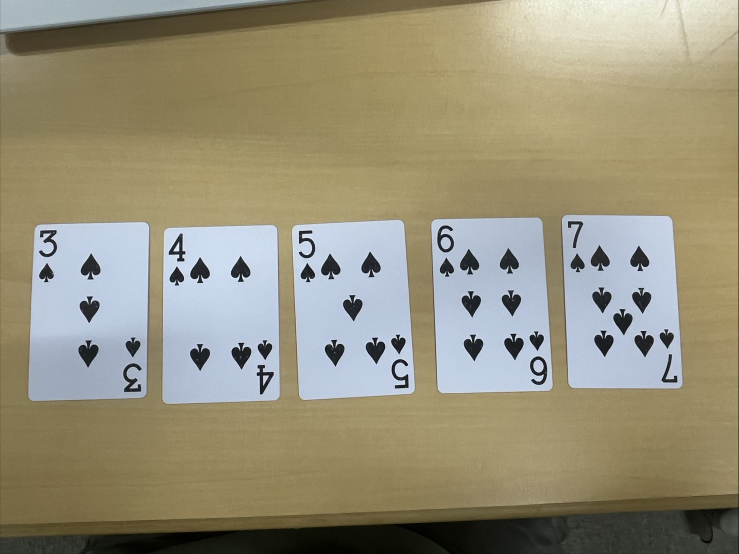
#> input picture cardproject/input_images/5card.jpg, 1478 x 1108 px (shown at 1/2 size); its folder holds only this picture in this run
$ python -i card_splitter_v2.py   (imports and definitions only)   (older library calls are emulated)
#> lines starting #> are read from the running program, lines starting #| are printed output that depends on the picture; after the words box and inside, x2 and y2 are one past the last pixel; in counts of white or black regions, pixels touching at a corner belong together
### services/recognition/app/recognition/card_seg_model.py
"""Learned card segmentation — the engine that handles overlapping cards.

The classical detector in ``card_splitter_v2`` reaches its ceiling when cards
overlap: a card that is partly hidden has no closed outline to trace, and its
visible part is an L-shape that no rectangle filter accepts. Measured on
synthetic scenes built from held-out source photos, it recovers ~90% of
well-separated cards, ~51% of touching ones, and ~16% of overlapping ones.

This module fills that gap with a small U-Net (see
``research/training/tiny_unet.py``) that predicts three classes per pixel —
background, card interior, card border. Predicting the border explicitly is what
separates the instances: two cards sharing an edge form one connected region
under a binary card/not-card mask, but their *interiors* are disconnected once
the border is carved out, so ordinary connected components recovers them one by
one.

The interior of an occluded card is a partial shape, so each component is
completed back to a full card rectangle before it is cropped — see
``_complete_to_card``. That keeps every crop the shape of a whole card, which is
what the existing suit and rank models were trained on, so nothing downstream
has to change to gain overlap support.

The weights are optional. If the file is missing the service runs the classical
engine instead, so a checkout without the model still works.

The model is a *rescue*, not a replacement — ``detect_cards(engine="auto")``
takes the classical answer whenever it looks clean and only consults this
module otherwise. A model trained on too little source material beats geometry
on overlap while losing ground on the easy separated case, and the easy case is
the common one. ``research/training/card_seg_eval.py`` prints that comparison on
held-out material; check it before shipping a new set of weights.
"""

from __future__ import annotations

import math
import os
from pathlib import Path
from typing import Any

import cv2
import numpy as np

try:  # inside the service package
    from .card_splitter_v2 import (
        CARD_ASPECT,
        MAX_CARDS,
        CardQuad,
        _aspect_score,
        _enforce_size_consistency,
        _merge_duplicates,
        _refine_quad_edges,
        _unit_card_area,
        order_points,
    )
except ImportError:  # standing alone, e.g. next to the file on Colab
    from card_splitter_v2 import (  # type: ignore
        CARD_ASPECT,
        MAX_CARDS,
        CardQuad,
        _aspect_score,
        _enforce_size_consistency,
        _merge_duplicates,
        _refine_quad_edges,
        _unit_card_area,
        order_points,
    )

MODELS_DIR = Path(__file__).resolve().parent.parent.parent / "models"
# Overridable so the training notebook can score a freshly trained file, and so
# a deployment can point at weights mounted outside the image.
WEIGHTS_PATH = Path(os.environ.get("CARD_SEG_WEIGHTS")
                    or (MODELS_DIR / "card_seg_unet.pt"))


# [6 lines left out: function set_weights_path, not called in this run]


# Must match research/training/tiny_unet.py.
INPUT_W = 256
INPUT_H = 192
MEAN = np.array([0.485, 0.456, 0.406], np.float32)
STD = np.array([0.229, 0.224, 0.225], np.float32)

LABEL_INTERIOR = 1
LABEL_BORDER = 2

# How much of a card completion may be invented. Completing a partial card to
# the known 2.5:3.5 rectangle is the whole point of this module, but the same
# arithmetic will happily turn a sliver into a card-shaped rectangle many times
# its size — and because the completion *forces* the aspect ratio, the result
# passes every aspect check while being nonsense.
#
# Seen for real: on a five-card photo the network merged three cards into one
# component spanning the full frame, and completing it produced a quad with
# nineteen times a card's area. Bounding the growth is the only check that
# catches this, since the shape looks right by construction.
MAX_COMPLETION_GROWTH = 4.0

_model: Any = None
_load_failed = False


def weights_available() -> bool:
    return WEIGHTS_PATH.is_file()


# [209 lines left out: functions _load, _predict, _axis_vectors, _occluded_side, _complete_to_card, detect_cards_learned, not called in this run]

### services/recognition/app/recognition/card_splitter_v2.py
"""Card detection v2 — the shared detection core for the app and the CLI.

Why this exists
---------------
The original ``card_splitter_first.py`` finds cards by tracing Canny edges, and
``card_splitter_revenge.py`` finds them by thresholding "white". Both fail in
ways that are structural, not tuning problems:

* A white card on a bright wooden table has a *weak* outer edge, while a face
  card's printed inner frame has a *strong* one — so the edge tracer returns the
  inner frame and the crop is the middle of the K instead of the whole card.
* Specular highlights on the table are white, and so is the card's own face, so
  a "whiteness" threshold cannot separate them even in principle.
* Two cards laid touching merge into one contour whose bounding box is
  5.0 x 3.5 card-units — an aspect ratio of 1.428 against a single card's 1.400.
  The two are 2% apart, so *no* aspect-ratio filter can tell them apart. The
  merged blob sails through the filter and gets cropped as a single card.

Neither program uses the two facts that make this problem easy: a playing card
is a rounded rectangle with a fixed 2.5:3.5 aspect ratio, and every card in one
photo is the same physical size. This module is built around them.

The approach
------------
1. **Segment "not the table", not "white".** The table is a large, roughly
   uniform region; sample it from the image border and segment by colour
   distance from it, weighting chroma over lightness so glare doesn't matter.
2. **Propose from several independent binarisations and union the results.**
   No single threshold survives every lighting condition; a candidate only has
   to be found by one of them.
3. **Score candidates against the card prior** — aspect ratio, rectangularity,
   and how much real image gradient actually sits under the quad's four edges.
4. **Kill inner frames** by containment: a quad strictly inside a plausible card
   quad is a printed frame, not a card.
5. **Split merged blobs by rectifying first.** Warp the blob flat, and the seams
   between touching cards become exactly axis-parallel lines that a projection
   profile finds reliably. (This is what ``revenge.py`` attempted, but it ran the
   projection on the raw perspective image where seams are neither straight nor
   vertical.)
6. **Enforce one card size per photo.** The median accepted card size rejects
   both the too-small (inner frames) and the too-large (unsplit merges).

Everything here is classical CV with no learned weights, so it runs anywhere
OpenCV does. The optional learned engine (see ``card_seg_model.py``) plugs in as
a better *proposal* source and reuses stages 3-6 unchanged.
"""

from __future__ import annotations

import math
from dataclasses import dataclass, field
from typing import Any, Sequence

import cv2
import numpy as np

# A playing card is 2.5 x 3.5 inches: short / long.
CARD_ASPECT = 2.5 / 3.5  # 0.7142857...

# Crop sizes. The service normalises to 600x900 because the rank model's own
# pipeline works at that size; the standalone annotation CLI emits 256x392 to
# stay byte-compatible with the original script's output.
CARD_W = 600
CARD_H = 900
PADDING_RATIO = 0.06

# Detection runs on a downscaled copy — card edges are low-frequency, and this
# keeps a 12MP phone photo inside the 0.5s budget on a 2-core shared CPU.
WORK_MAX_SIDE = 1024

# A card must cover at least this fraction of the frame to be considered. Five
# cards in a wide shot each cover ~2%, so this is deliberately permissive.
MIN_AREA_FRAC = 0.004
MAX_AREA_FRAC = 0.92

MAX_CARDS = 5


# Overlap tests rasterise quads onto this canvas instead of the working image:
# the answers are area ratios, which are scale-invariant, and it turns an O(n^2)
# sweep over megapixel masks into bitwise ops on a few tens of kilobytes.
OVERLAP_CANVAS = 256


@dataclass
class CardQuad:
    """One detected card: its four corners in full-resolution image space."""

    corners: np.ndarray               # (4, 2) float32, ordered TL, TR, BR, BL
    score: float = 0.0
    sources: set[str] = field(default_factory=set)
    aspect: float = 0.0               # short / long
    extent: float = 0.0               # contour area / rotated-rect area
    edge_support: float = 0.0
    split_index: int | None = None    # set when produced by seam splitting
    occluded: bool = False
    _raster: np.ndarray | None = field(default=None, repr=False, compare=False)

    @property
    def area(self) -> float:
        return float(cv2.contourArea(self.corners.astype(np.float32)))

    @property
    def center(self) -> np.ndarray:
        return self.corners.mean(axis=0)

    # [307 lines left out: functions dims, order_points, expand_quad, _raster, _quad_iou, _containment and 9 more, not called in this run]


# ---------------------------------------------------------------------------
# Stage 3 — scoring against the card prior
# ---------------------------------------------------------------------------

_EDGE_OFFSETS = np.array([-2.0, -1.0, 0.0, 1.0, 2.0], np.float32)


# [312 lines left out: functions _edge_support, _refine_quad_edges, _score_quad, _rectify, _seam_profile, _card_count_hypotheses and 3 more, not called in this run]


# ---------------------------------------------------------------------------
# Stage 5 — reconcile candidates into one card set
# ---------------------------------------------------------------------------

# A single card fills its own bounding rectangle almost completely. A blob of
# several cards, or a threshold that leaked into the table, does not — which
# makes extent the signal that tells "a card" from "a region containing cards".
SINGLE_CARD_EXTENT = 0.85


# [316 lines left out: functions _merge_duplicates, _drop_inner_frames, _unit_card_area, _enforce_size_consistency, detect_cards_classic, warp_card and 3 more, not called in this run]

>>> import cv2
>>> picture = cv2.imread('../../../../cardproject/input_images/5card.jpg')
#> picture is the input picture: shape (1108, 1478, 3); mean B, G, R 122, 144.8, 150.9
>>> result = split_cards(picture)
#> in detect_cards_classic, `grad_thr = float(np.percentile(grad, 88))`: grad_thr = 95.34
#> in _background_distance, `bg = np.median(border, axis=0)`: bg = [133, 127, 145]
#> in _hypothesis_masks, `_, m = cv2.threshold(dist, 0, 255, cv2.THRESH_BINARY + cv2.THRESH_OTSU)`:
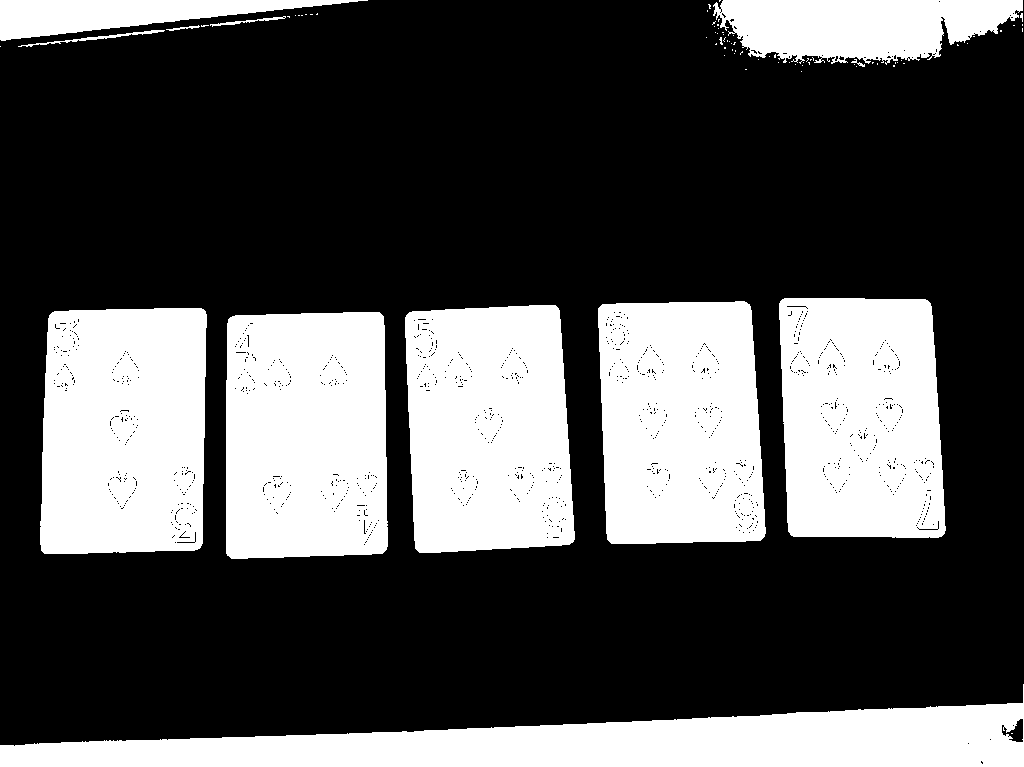
#> m: shape (767, 1024); 32.4% white; 80 white regions (68 under 20 px), largest, box (x1, y1, x2, y2) and area: (0, 684, 1024, 767) 42309, (40, 308, 207, 554) 38743, (226, 312, 388, 559) 38520
#> in _fill_holes, `contours, _ = cv2.findContours(filled, cv2.RETR_EXTERNAL, cv2.CHAIN_AP..`: contours = 8 contours; box (x1, y1, x2, y2) and area: (0, 700, 1024, 767) 41351, (40, 308, 207, 554) 38711, (226, 312, 388, 559) 38432, (405, 305, 575, 553) 37788, (598, 301, 766, 544) 37204, (779, 298, 946, 538) 36734, (709, 0, 1024, 67) 16090, (0, 0, 351, 47) 9744
#> in _kmeans_background, `_, _, centers = cv2.kmeans(sample, k, None, criteria, 2, cv2.KMEANS_PP..`: centers = [[38.75, 127.7, 148], [71.7, 127.1, 119.4], [53.9, 126.9, 151.6], [13.03, 126.8, 129.6]]
#> after the loop in _kmeans_background, `for c in range(k):`:
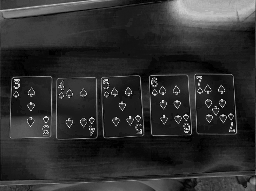
#> best: shape (191, 256) float32; min 0.362, max 30.12, mean 5.9; drawn with min black and max white
#> after the loop in _kmeans_background, `for c in range(k):`:
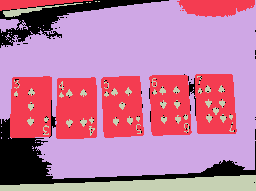
#> labels: shape (191, 256) int32; 4 distinct labels, from 0 to 3; one colour per label, 0 black
#> the loop in _kmeans_background, `for c in range(k):` made 4 passes
#> in _kmeans_background, `return cv2.resize(fg, (w, h), interpolation=cv2.INTER_NEAREST)`:
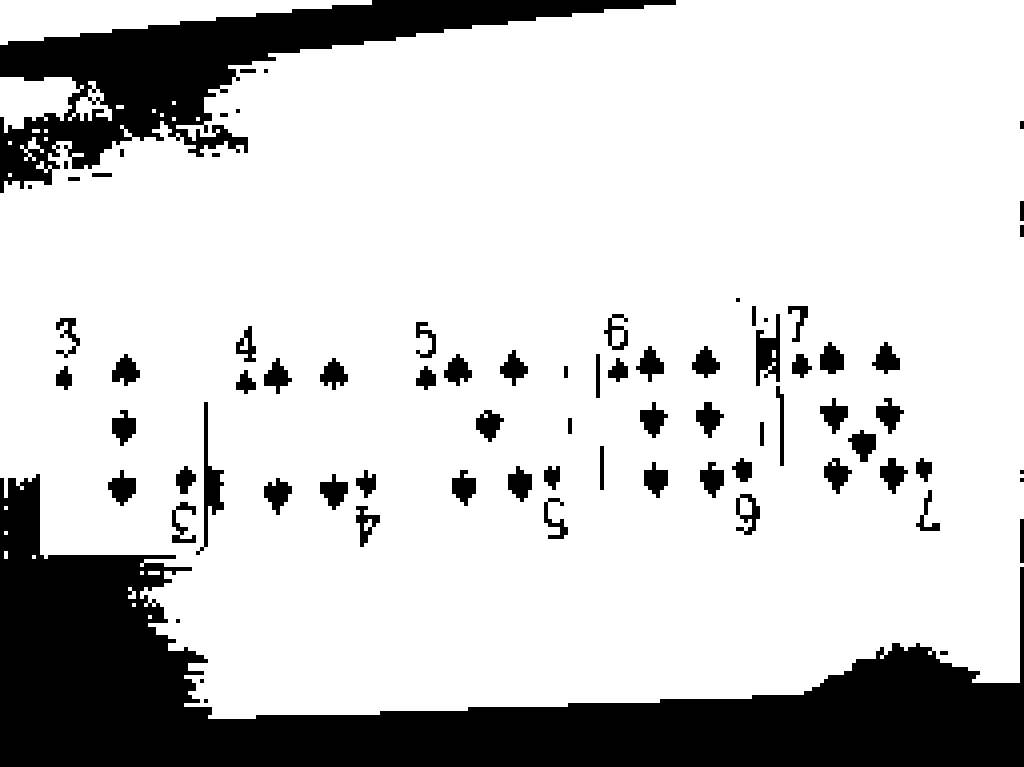
#> returned value: shape (767, 1024); 79.7% white; 78 black regions (10 under 20 px), largest, box (x1, y1, x2, y2) and area: (0, 474, 1024, 767) 99576, (0, 0, 676, 193) 35888, (196, 402, 224, 555) 1176
#> in _fill_holes (call 2), `contours, _ = cv2.findContours(filled, cv2.RETR_EXTERNAL, cv2.CHAIN_AP..`: contours = 4 contours; box (x1, y1, x2, y2) and area: (0, 0, 1024, 719) 639870, (0, 0, 372, 45) 8174, (0, 77, 114, 133) 4293, (0, 551, 8, 559) 36
#> in _fill_holes (call 3), `contours, _ = cv2.findContours(filled, cv2.RETR_EXTERNAL, cv2.CHAIN_AP..`: contours = 2 contours; box (x1, y1, x2, y2) and area: (0, 0, 1024, 721) 699000, (3, 666, 13, 673) 37
#> in _fill_holes (call 4), `contours, _ = cv2.findContours(filled, cv2.RETR_EXTERNAL, cv2.CHAIN_AP..`: contours = 16 contours, 3 with area under 20; largest, box (x1, y1, x2, y2) and area: (39, 305, 210, 556) 40595, (222, 309, 391, 560) 40049, (403, 302, 577, 556) 39220, (596, 299, 768, 546) 38624, (777, 296, 948, 540) 38212
#> in _hypothesis_masks, `eq = clahe.apply(gray)`:
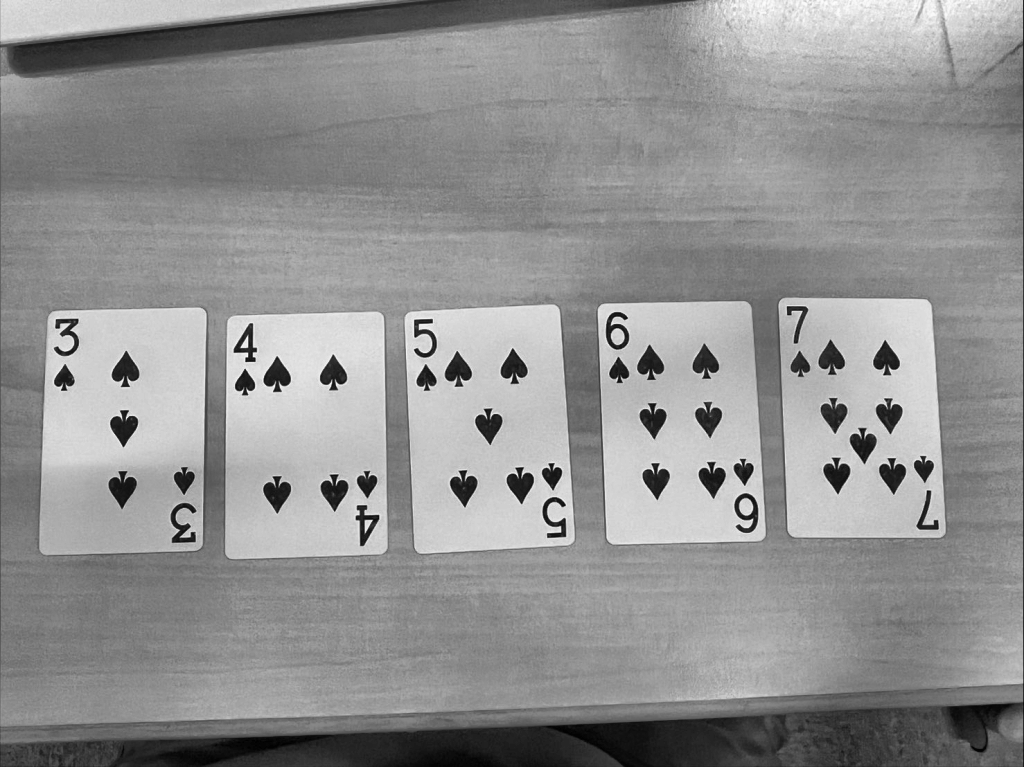
#> eq: shape (767, 1024); min 1, max 253, mean 144.9
#> in _hypothesis_masks, `med = float(np.median(eqb))`: med = 145
#> in _fill_holes (call 5), `contours, _ = cv2.findContours(filled, cv2.RETR_EXTERNAL, cv2.CHAIN_AP..`: contours = 17 contours; largest, box (x1, y1, x2, y2) and area: (36, 304, 210, 558) 41748, (222, 308, 391, 562) 41269, (401, 301, 578, 557) 40745, (594, 298, 769, 548) 40106, (775, 294, 949, 541) 39620
#> in _fill_holes (call 5), `cv2.drawContours(filled, contours, -1, 255, thickness=cv2.FILLED)`:
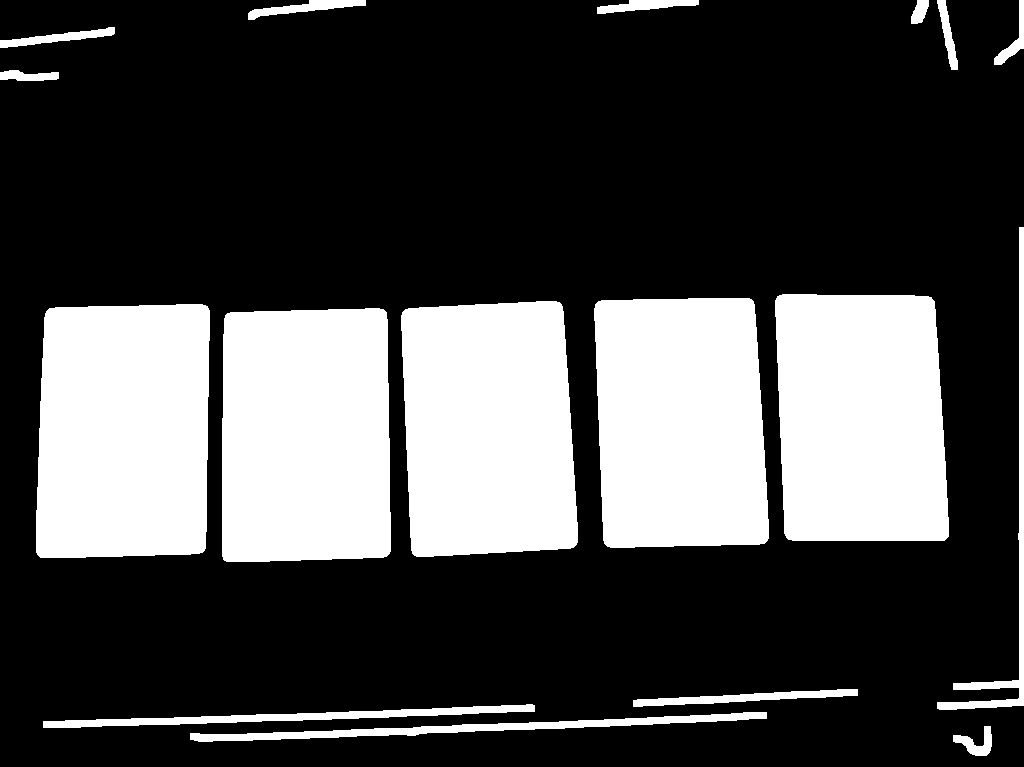
#> filled: shape (767, 1024); 28.5% white; 17 white regions, largest, box (x1, y1, x2, y2) and area: (36, 304, 210, 558) 42157, (222, 308, 391, 562) 41676, (401, 301, 578, 557) 41148
#> in detect_cards_classic, `masks = _hypothesis_masks(work)`: masks = 5 items
#> the loop in detect_cards_classic, `for name, mask in masks.items():` made 5 passes
#> after the loop in detect_cards_classic, `for name, mask in masks.items():`: candidates = 22 items
#> the loop in detect_cards_classic, `for c in candidates:` made 22 passes
#> the loop in _merge_duplicates, `for c in cands:` made 22 passes
#> pass 2, in _raster, `q._raster = m`:
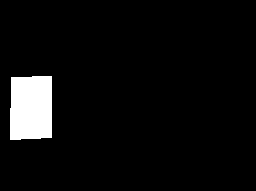
#> q._raster: shape (191, 256); values 0 (black) and 1 (white), 5.3% white; 1 white region, box (x1, y1, x2, y2) and area: (10, 76, 52, 140) 2593
#> the loop in detect_cards_classic, `for c in candidates:` made 12 passes
#> the loop in detect_cards_classic, `for c in expanded:` made 12 passes
#> the loop in _merge_duplicates (call 2), `for c in cands:` made 12 passes
#> the loop in _drop_inner_frames, `for c in cands:` made 7 passes
#> the loop in detect_cards_classic, `for c in candidates:` made 5 passes
